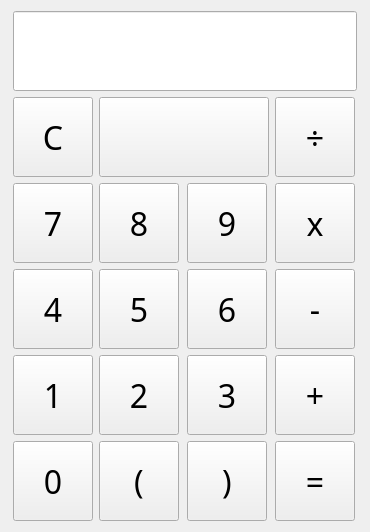
<?xml version="1.0" encoding="UTF-8"?>
<ui version="4.0">
 <class>Widget</class>
 <widget class="QWidget" name="Widget">
  <property name="geometry">
   <rect>
    <x>0</x>
    <y>0</y>
    <width>370</width>
    <height>532</height>
   </rect>
  </property>
  <property name="minimumSize">
   <size>
    <width>370</width>
    <height>532</height>
   </size>
  </property>
  <property name="maximumSize">
   <size>
    <width>370</width>
    <height>532</height>
   </size>
  </property>
  <property name="windowTitle">
   <string>Widget</string>
  </property>
  <layout class="QGridLayout" name="gridLayout_2">
   <item row="0" column="0">
    <layout class="QVBoxLayout" name="verticalLayout">
     <item>
      <widget class="QLineEdit" name="lineEdit">
       <property name="minimumSize">
        <size>
         <width>344</width>
         <height>80</height>
        </size>
       </property>
       <property name="maximumSize">
        <size>
         <width>344</width>
         <height>80</height>
        </size>
       </property>
       <property name="readOnly">
        <bool>false</bool>
       </property>
      </widget>
     </item>
     <item>
      <layout class="QGridLayout" name="gridLayout">
       <item row="0" column="0">
        <widget class="QPushButton" name="clearbutton">
         <property name="minimumSize">
          <size>
           <width>80</width>
           <height>80</height>
          </size>
         </property>
         <property name="maximumSize">
          <size>
           <width>80</width>
           <height>80</height>
          </size>
         </property>
         <property name="font">
          <font>
           <family>微软雅黑</family>
           <pointsize>24</pointsize>
           <weight>50</weight>
           <bold>false</bold>
          </font>
         </property>
         <property name="text">
          <string>C</string>
         </property>
        </widget>
       </item>
       <item row="0" column="1" colspan="2">
        <widget class="QPushButton" name="backButton">
         <property name="minimumSize">
          <size>
           <width>170</width>
           <height>80</height>
          </size>
         </property>
         <property name="maximumSize">
          <size>
           <width>170</width>
           <height>80</height>
          </size>
         </property>
         <property name="font">
          <font>
           <family>微软雅黑</family>
           <pointsize>24</pointsize>
           <weight>50</weight>
           <bold>false</bold>
          </font>
         </property>
         <property name="text">
          <string/>
         </property>
         <property name="iconSize">
          <size>
           <width>260</width>
           <height>50</height>
          </size>
         </property>
        </widget>
       </item>
       <item row="0" column="3">
        <widget class="QPushButton" name="divideButton">
         <property name="minimumSize">
          <size>
           <width>80</width>
           <height>80</height>
          </size>
         </property>
         <property name="maximumSize">
          <size>
           <width>80</width>
           <height>80</height>
          </size>
         </property>
         <property name="font">
          <font>
           <family>微软雅黑</family>
           <pointsize>24</pointsize>
           <weight>50</weight>
           <bold>false</bold>
          </font>
         </property>
         <property name="text">
          <string>÷</string>
         </property>
        </widget>
       </item>
       <item row="1" column="0">
        <widget class="QPushButton" name="sevenButton">
         <property name="minimumSize">
          <size>
           <width>80</width>
           <height>80</height>
          </size>
         </property>
         <property name="maximumSize">
          <size>
           <width>80</width>
           <height>80</height>
          </size>
         </property>
         <property name="font">
          <font>
           <family>微软雅黑</family>
           <pointsize>24</pointsize>
           <weight>50</weight>
           <bold>false</bold>
          </font>
         </property>
         <property name="text">
          <string>7</string>
         </property>
        </widget>
       </item>
       <item row="1" column="1">
        <widget class="QPushButton" name="eightButton">
         <property name="minimumSize">
          <size>
           <width>80</width>
           <height>80</height>
          </size>
         </property>
         <property name="maximumSize">
          <size>
           <width>80</width>
           <height>80</height>
          </size>
         </property>
         <property name="font">
          <font>
           <family>微软雅黑</family>
           <pointsize>24</pointsize>
           <weight>50</weight>
           <bold>false</bold>
          </font>
         </property>
         <property name="text">
          <string>8</string>
         </property>
        </widget>
       </item>
       <item row="1" column="2">
        <widget class="QPushButton" name="nineButton">
         <property name="minimumSize">
          <size>
           <width>80</width>
           <height>80</height>
          </size>
         </property>
         <property name="maximumSize">
          <size>
           <width>80</width>
           <height>80</height>
          </size>
         </property>
         <property name="font">
          <font>
           <family>微软雅黑</family>
           <pointsize>24</pointsize>
           <weight>50</weight>
           <bold>false</bold>
          </font>
         </property>
         <property name="text">
          <string>9</string>
         </property>
        </widget>
       </item>
       <item row="1" column="3">
        <widget class="QPushButton" name="multiButton">
         <property name="minimumSize">
          <size>
           <width>80</width>
           <height>80</height>
          </size>
         </property>
         <property name="maximumSize">
          <size>
           <width>80</width>
           <height>80</height>
          </size>
         </property>
         <property name="font">
          <font>
           <family>微软雅黑</family>
           <pointsize>24</pointsize>
           <weight>50</weight>
           <bold>false</bold>
          </font>
         </property>
         <property name="text">
          <string>x</string>
         </property>
        </widget>
       </item>
       <item row="2" column="0">
        <widget class="QPushButton" name="fourButton">
         <property name="minimumSize">
          <size>
           <width>80</width>
           <height>80</height>
          </size>
         </property>
         <property name="maximumSize">
          <size>
           <width>80</width>
           <height>80</height>
          </size>
         </property>
         <property name="font">
          <font>
           <family>微软雅黑</family>
           <pointsize>24</pointsize>
           <weight>50</weight>
           <bold>false</bold>
          </font>
         </property>
         <property name="text">
          <string>4</string>
         </property>
        </widget>
       </item>
       <item row="2" column="1">
        <widget class="QPushButton" name="fiveButton">
         <property name="minimumSize">
          <size>
           <width>80</width>
           <height>80</height>
          </size>
         </property>
         <property name="maximumSize">
          <size>
           <width>80</width>
           <height>80</height>
          </size>
         </property>
         <property name="font">
          <font>
           <family>微软雅黑</family>
           <pointsize>24</pointsize>
           <weight>50</weight>
           <bold>false</bold>
          </font>
         </property>
         <property name="text">
          <string>5</string>
         </property>
        </widget>
       </item>
       <item row="2" column="2">
        <widget class="QPushButton" name="sixButton">
         <property name="minimumSize">
          <size>
           <width>80</width>
           <height>80</height>
          </size>
         </property>
         <property name="maximumSize">
          <size>
           <width>80</width>
           <height>80</height>
          </size>
         </property>
         <property name="font">
          <font>
           <family>微软雅黑</family>
           <pointsize>24</pointsize>
           <weight>50</weight>
           <bold>false</bold>
          </font>
         </property>
         <property name="text">
          <string>6</string>
         </property>
        </widget>
       </item>
       <item row="2" column="3">
        <widget class="QPushButton" name="substractButton">
         <property name="minimumSize">
          <size>
           <width>80</width>
           <height>80</height>
          </size>
         </property>
         <property name="maximumSize">
          <size>
           <width>80</width>
           <height>80</height>
          </size>
         </property>
         <property name="font">
          <font>
           <family>微软雅黑</family>
           <pointsize>24</pointsize>
           <weight>50</weight>
           <bold>false</bold>
          </font>
         </property>
         <property name="text">
          <string>-</string>
         </property>
        </widget>
       </item>
       <item row="3" column="0">
        <widget class="QPushButton" name="oneButton">
         <property name="minimumSize">
          <size>
           <width>80</width>
           <height>80</height>
          </size>
         </property>
         <property name="maximumSize">
          <size>
           <width>80</width>
           <height>80</height>
          </size>
         </property>
         <property name="font">
          <font>
           <family>微软雅黑</family>
           <pointsize>24</pointsize>
           <weight>50</weight>
           <bold>false</bold>
          </font>
         </property>
         <property name="text">
          <string>1</string>
         </property>
        </widget>
       </item>
       <item row="3" column="1">
        <widget class="QPushButton" name="twoButton">
         <property name="minimumSize">
          <size>
           <width>80</width>
           <height>80</height>
          </size>
         </property>
         <property name="maximumSize">
          <size>
           <width>80</width>
           <height>80</height>
          </size>
         </property>
         <property name="font">
          <font>
           <family>微软雅黑</family>
           <pointsize>24</pointsize>
           <weight>50</weight>
           <bold>false</bold>
          </font>
         </property>
         <property name="text">
          <string>2</string>
         </property>
        </widget>
       </item>
       <item row="3" column="2">
        <widget class="QPushButton" name="threeButton">
         <property name="minimumSize">
          <size>
           <width>80</width>
           <height>80</height>
          </size>
         </property>
         <property name="maximumSize">
          <size>
           <width>80</width>
           <height>80</height>
          </size>
         </property>
         <property name="font">
          <font>
           <family>微软雅黑</family>
           <pointsize>24</pointsize>
           <weight>50</weight>
           <bold>false</bold>
          </font>
         </property>
         <property name="text">
          <string>3</string>
         </property>
        </widget>
       </item>
       <item row="3" column="3">
        <widget class="QPushButton" name="addButton">
         <property name="minimumSize">
          <size>
           <width>80</width>
           <height>80</height>
          </size>
         </property>
         <property name="maximumSize">
          <size>
           <width>80</width>
           <height>80</height>
          </size>
         </property>
         <property name="font">
          <font>
           <family>微软雅黑</family>
           <pointsize>24</pointsize>
           <weight>50</weight>
           <bold>false</bold>
          </font>
         </property>
         <property name="text">
          <string>+</string>
         </property>
        </widget>
       </item>
       <item row="4" column="0">
        <widget class="QPushButton" name="zeroButton">
         <property name="minimumSize">
          <size>
           <width>80</width>
           <height>80</height>
          </size>
         </property>
         <property name="maximumSize">
          <size>
           <width>80</width>
           <height>80</height>
          </size>
         </property>
         <property name="font">
          <font>
           <family>微软雅黑</family>
           <pointsize>24</pointsize>
           <weight>50</weight>
           <bold>false</bold>
          </font>
         </property>
         <property name="text">
          <string>0</string>
         </property>
        </widget>
       </item>
       <item row="4" column="1">
        <widget class="QPushButton" name="leftButton">
         <property name="minimumSize">
          <size>
           <width>80</width>
           <height>80</height>
          </size>
         </property>
         <property name="maximumSize">
          <size>
           <width>80</width>
           <height>80</height>
          </size>
         </property>
         <property name="font">
          <font>
           <family>微软雅黑</family>
           <pointsize>24</pointsize>
           <weight>50</weight>
           <bold>false</bold>
          </font>
         </property>
         <property name="text">
          <string>(</string>
         </property>
        </widget>
       </item>
       <item row="4" column="2">
        <widget class="QPushButton" name="rightButton">
         <property name="minimumSize">
          <size>
           <width>80</width>
           <height>80</height>
          </size>
         </property>
         <property name="maximumSize">
          <size>
           <width>80</width>
           <height>80</height>
          </size>
         </property>
         <property name="font">
          <font>
           <family>微软雅黑</family>
           <pointsize>24</pointsize>
           <weight>50</weight>
           <bold>false</bold>
          </font>
         </property>
         <property name="text">
          <string>)</string>
         </property>
        </widget>
       </item>
       <item row="4" column="3">
        <widget class="QPushButton" name="equalButton">
         <property name="minimumSize">
          <size>
           <width>80</width>
           <height>80</height>
          </size>
         </property>
         <property name="maximumSize">
          <size>
           <width>80</width>
           <height>80</height>
          </size>
         </property>
         <property name="font">
          <font>
           <family>微软雅黑</family>
           <pointsize>24</pointsize>
           <weight>50</weight>
           <bold>false</bold>
          </font>
         </property>
         <property name="text">
          <string>=</string>
         </property>
        </widget>
       </item>
      </layout>
     </item>
    </layout>
   </item>
  </layout>
 </widget>
 <layoutdefault spacing="6" margin="11"/>
 <resources/>
 <connections/>
</ui>
